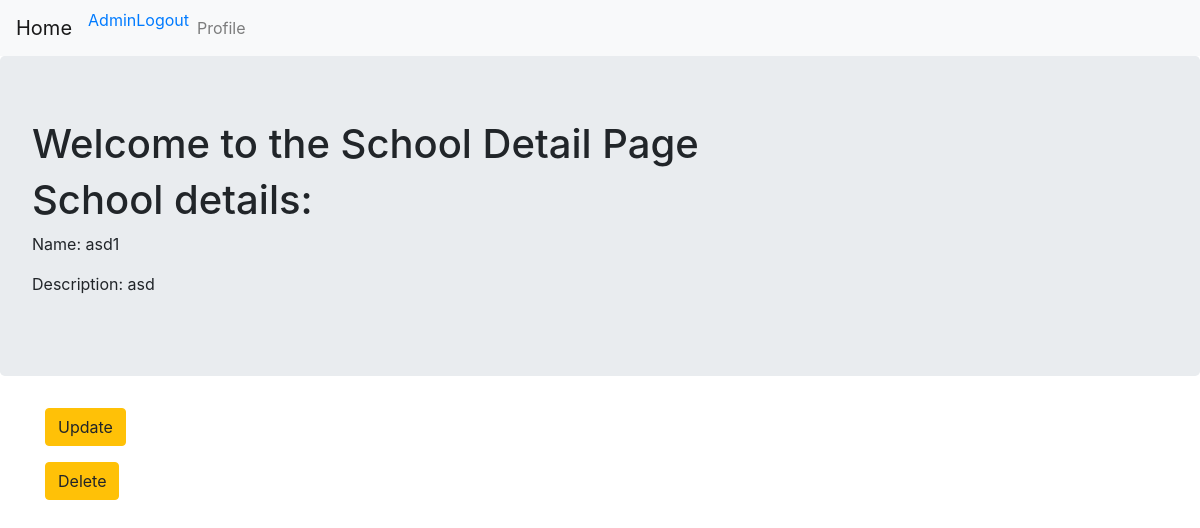
The app's page /webapp/list/2 (signed in), older data.
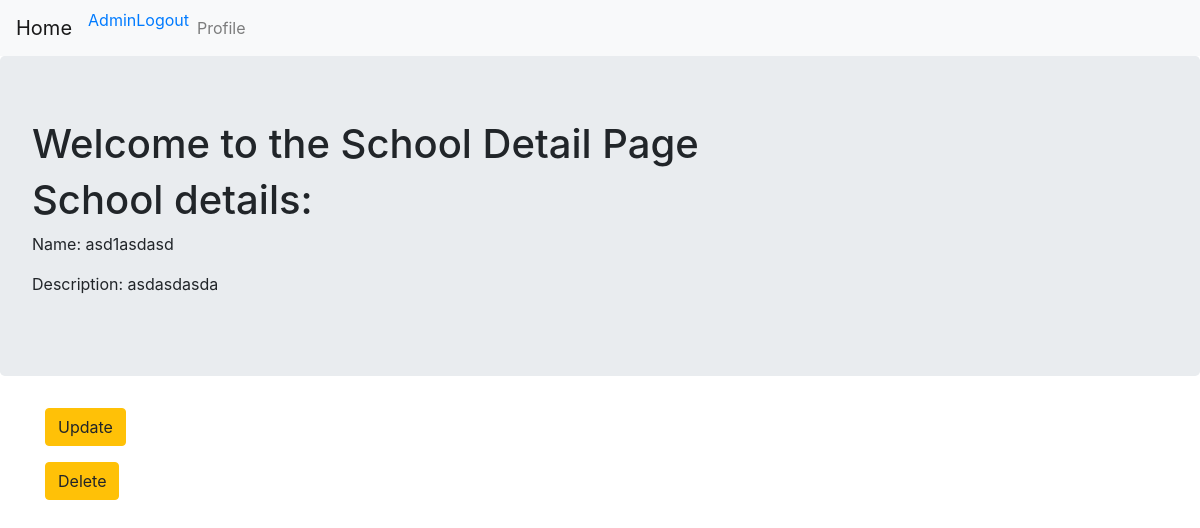
The same page, newer data.
### webapp/models.py (models this page shows, shortened)
class Project(models.Model):
    owner = models.IntegerField()
    scientist = models.ForeignKey(Scientist, on_delete=models.CASCADE, related_name="scientist")
    donator = models.ManyToManyField(Donator, blank=True)
    name = models.CharField(max_length=50, unique=True)
    description = models.CharField(max_length=500)

### webapp/views.py (the view)
# urls.py: path("list/<int:pk>", views.ProjectDetailView.as_view(), name="detail"),
@method_decorator([login_required], name='dispatch')
class ProjectDetailView(DetailView):
    context_object_name = "project"
    model = models.Project
    template_name = "webapp/project_detail.html"

### templates/webapp/project_detail.html
{% extends 'webapp/base.html' %}
{% block body_block %}
    <div class="jumbotron">
        <h1>Welcome to the School Detail Page</h1>
        <h1>School details:</h1>
        <p>Name: {{ project.name }}</p>
        <p>Description: {{ project.description}}</p>
    </div>
{% if project.scientist.user.id == request.user.id %}
    <div class="container">
        <p><a class="btn btn-warning" href="{% url 'webapp:update' pk=project.pk  %}">Update</a></p>
        <p><a class="btn btn-warning" href="{% url 'webapp:delete' pk=project.pk  %}">Delete</a></p>
    </div>
{% endif %}
{% endblock body_block %}

Row changes from the older to the newer data that the page shows:
changed Project: name "asd1" → "asd1asdasd"; description "asd" → "asdasdasda"
